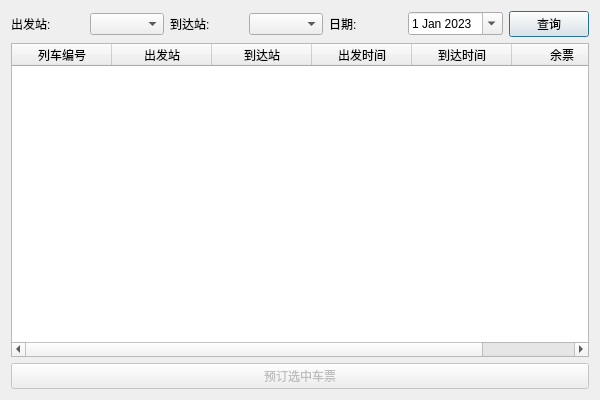
<?xml version="1.0" encoding="UTF-8"?>
<ui version="4.0">
 <class>BookingDialog</class>
 <widget class="QDialog" name="BookingDialog">
  <property name="geometry">
   <rect>
    <x>0</x>
    <y>0</y>
    <width>600</width>
    <height>400</height>
   </rect>
  </property>
  <property name="minimumSize">
   <size>
    <width>600</width>
    <height>400</height>
   </size>
  </property>
  <property name="windowTitle">
   <string>车票预订</string>
  </property>
  <layout class="QVBoxLayout" name="verticalLayout">
   <item>
    <layout class="QHBoxLayout" name="searchLayout">
     <item>
      <widget class="QLabel" name="startLabel">
       <property name="text">
        <string>出发站:</string>
       </property>
      </widget>
     </item>
     <item>
      <widget class="QComboBox" name="startStationCombo"/>
     </item>
     <item>
      <widget class="QLabel" name="endLabel">
       <property name="text">
        <string>到达站:</string>
       </property>
      </widget>
     </item>
     <item>
      <widget class="QComboBox" name="endStationCombo"/>
     </item>
     <item>
      <widget class="QLabel" name="dateLabel">
       <property name="text">
        <string>日期:</string>
       </property>
      </widget>
     </item>
     <item>
      <widget class="QDateEdit" name="dateEdit">
       <property name="calendarPopup">
        <bool>true</bool>
       </property>
       <property name="date">
        <date>
         <year>2023</year>
         <month>1</month>
         <day>1</day>
        </date>
       </property>
      </widget>
     </item>
     <item>
      <widget class="QPushButton" name="searchBtn">
       <property name="text">
        <string>查询</string>
       </property>
      </widget>
     </item>
    </layout>
   </item>
   <item>
    <widget class="QTableWidget" name="trainTable">
     <property name="selectionMode">
      <enum>QAbstractItemView::SelectionMode::SingleSelection</enum>
     </property>
     <property name="selectionBehavior">
      <enum>QAbstractItemView::SelectionBehavior::SelectRows</enum>
     </property>
     <property name="showGrid">
      <bool>true</bool>
     </property>
     <property name="columnCount">
      <number>6</number>
     </property>
     <attribute name="horizontalHeaderVisible">
      <bool>true</bool>
     </attribute>
     <attribute name="verticalHeaderVisible">
      <bool>false</bool>
     </attribute>
     <column>
      <property name="text">
       <string>列车编号</string>
      </property>
     </column>
     <column>
      <property name="text">
       <string>出发站</string>
      </property>
     </column>
     <column>
      <property name="text">
       <string>到达站</string>
      </property>
     </column>
     <column>
      <property name="text">
       <string>出发时间</string>
      </property>
     </column>
     <column>
      <property name="text">
       <string>到达时间</string>
      </property>
     </column>
     <column>
      <property name="text">
       <string>余票</string>
      </property>
     </column>
    </widget>
   </item>
   <item>
    <widget class="QPushButton" name="bookBtn">
     <property name="enabled">
      <bool>false</bool>
     </property>
     <property name="text">
      <string>预订选中车票</string>
     </property>
    </widget>
   </item>
  </layout>
 </widget>
 <resources/>
 <connections/>
</ui>
